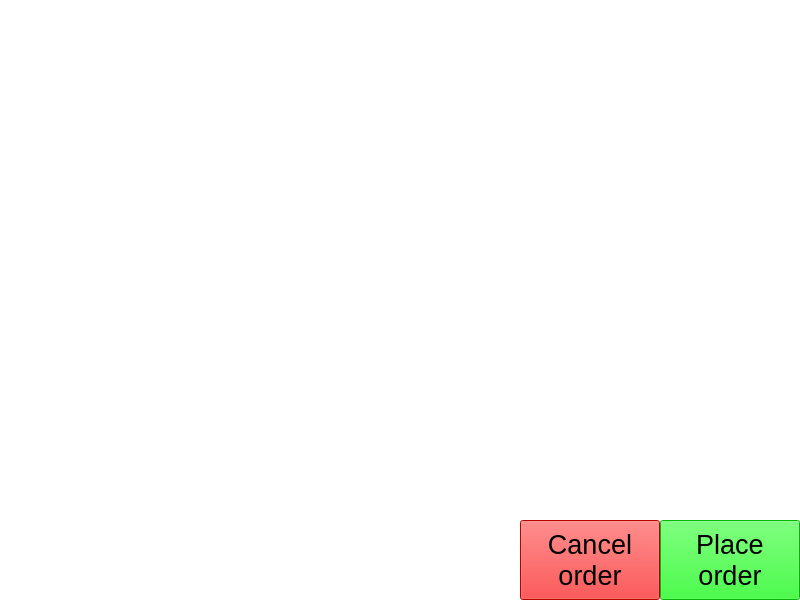
<?xml version="1.0" encoding="UTF-8"?>
<ui version="4.0">
 <class>MainWindow</class>
 <widget class="QMainWindow" name="MainWindow">
  <property name="geometry">
   <rect>
    <x>0</x>
    <y>0</y>
    <width>800</width>
    <height>600</height>
   </rect>
  </property>
  <property name="windowTitle">
   <string>TkkrLab Barsystem</string>
  </property>
  <property name="styleSheet">
   <string notr="true">background-color:white;outline: 0;</string>
  </property>
  <widget class="QWidget" name="centralwidget">
   <widget class="QStackedWidget" name="stack">
    <property name="geometry">
     <rect>
      <x>0</x>
      <y>0</y>
      <width>800</width>
      <height>600</height>
     </rect>
    </property>
    <property name="currentIndex">
     <number>0</number>
    </property>
    <widget class="QWidget" name="windowOrder">
     <widget class="QPushButton" name="btnCancelOrder">
      <property name="geometry">
       <rect>
        <x>520</x>
        <y>520</y>
        <width>140</width>
        <height>80</height>
       </rect>
      </property>
      <property name="font">
       <font>
        <pointsize>20</pointsize>
       </font>
      </property>
      <property name="styleSheet">
       <string notr="true">background-color: red</string>
      </property>
      <property name="text">
       <string>Cancel
order</string>
      </property>
     </widget>
     <widget class="QWidget" name="productFrame" native="true">
      <property name="geometry">
       <rect>
        <x>0</x>
        <y>0</y>
        <width>520</width>
        <height>600</height>
       </rect>
      </property>
     </widget>
     <widget class="QPushButton" name="btnPlaceOrder">
      <property name="geometry">
       <rect>
        <x>660</x>
        <y>520</y>
        <width>140</width>
        <height>80</height>
       </rect>
      </property>
      <property name="font">
       <font>
        <pointsize>20</pointsize>
       </font>
      </property>
      <property name="styleSheet">
       <string notr="true">background-color:#00ff00
</string>
      </property>
      <property name="text">
       <string>Place
order</string>
      </property>
     </widget>
     <widget class="QListView" name="lstProductQueue">
      <property name="geometry">
       <rect>
        <x>520</x>
        <y>0</y>
        <width>280</width>
        <height>520</height>
       </rect>
      </property>
      <property name="frameShape">
       <enum>QFrame::NoFrame</enum>
      </property>
     </widget>
     <zorder>productFrame</zorder>
     <zorder>btnCancelOrder</zorder>
     <zorder>btnPlaceOrder</zorder>
     <zorder>lstProductQueue</zorder>
    </widget>
    <widget class="QWidget" name="windowWelcome">
     <widget class="QPushButton" name="btnCashOrder">
      <property name="geometry">
       <rect>
        <x>150</x>
        <y>500</y>
        <width>160</width>
        <height>80</height>
       </rect>
      </property>
      <property name="font">
       <font>
        <pointsize>20</pointsize>
       </font>
      </property>
      <property name="text">
       <string>Cash order</string>
      </property>
     </widget>
     <widget class="QLabel" name="lblVersionCode">
      <property name="geometry">
       <rect>
        <x>0</x>
        <y>0</y>
        <width>131</width>
        <height>16</height>
       </rect>
      </property>
      <property name="text">
       <string>Version: unknown</string>
      </property>
     </widget>
     <widget class="QLabel" name="lblImage">
      <property name="geometry">
       <rect>
        <x>150</x>
        <y>90</y>
        <width>500</width>
        <height>401</height>
       </rect>
      </property>
      <property name="text">
       <string/>
      </property>
     </widget>
     <widget class="QLabel" name="lblText1">
      <property name="geometry">
       <rect>
        <x>190</x>
        <y>10</y>
        <width>361</width>
        <height>71</height>
       </rect>
      </property>
      <property name="font">
       <font>
        <pointsize>48</pointsize>
       </font>
      </property>
      <property name="text">
       <string>TkkrLab</string>
      </property>
      <property name="alignment">
       <set>Qt::AlignCenter</set>
      </property>
     </widget>
     <widget class="QLabel" name="lblText2">
      <property name="geometry">
       <rect>
        <x>440</x>
        <y>510</y>
        <width>351</width>
        <height>81</height>
       </rect>
      </property>
      <property name="font">
       <font>
        <pointsize>48</pointsize>
       </font>
      </property>
      <property name="text">
       <string>Barsystem</string>
      </property>
     </widget>
     <widget class="QPushButton" name="btnMinimize">
      <property name="geometry">
       <rect>
        <x>680</x>
        <y>10</y>
        <width>111</width>
        <height>31</height>
       </rect>
      </property>
      <property name="text">
       <string>Minimize</string>
      </property>
     </widget>
    </widget>
   </widget>
  </widget>
 </widget>
 <resources/>
 <connections/>
</ui>
